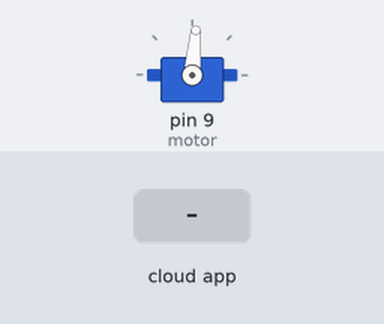
Simulated run of this sketch. Board: Arduino Uno, built with avr-gcc and run on an emulated ATmega328P. On the bench: servo. Inputs (shaded band) come from the test bench. The ROS host is connected and sends only what is stated.

Above: at 4.2 s.
4.3 s: the phone or cloud app sets motor_pub to 0
At 5.1 s:
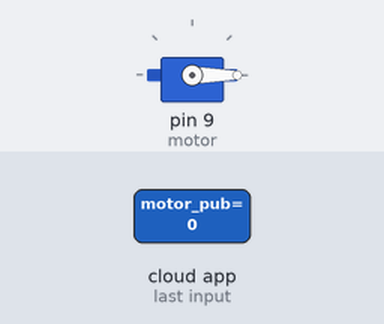
Timing chart, 0 to 7.3 s (numbered marks = the images above; inputs shaded):
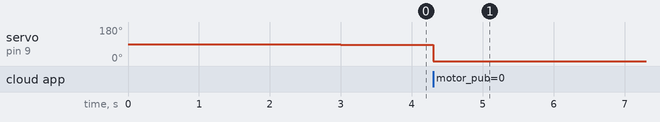

Measured:
- after the input at 4.3 s, servo on pin 9 (motor): 85° → 0° at once

The sketch:

big_car.ino
```cpp
/*
 * rosserial PubSub Example
 * Prints "hello world!" and toggles led
 */


#if (ARDUINO >= 100)
 #include <Arduino.h>
#else
 #include <WProgram.h>
#endif

#include <Servo.h>
#include <ros.h>
#include <std_msgs/UInt16.h>

ros::NodeHandle  nh;

int pwm = 1420;
Servo motor;

void servoCb( const std_msgs::UInt16& rpm_msg){

  pwm = rpm_msg.data;
}

ros::Subscriber<std_msgs::UInt16> motor_sub("motor_pub", servoCb );


std_msgs::UInt16 hall_msg;
ros::Publisher pub_hall( "hall_data", &hall_msg);

const int Hall_Sensor_Pin = 5;    // Hal sensor attached to pin 5.

volatile byte half_revolutions;
unsigned int rpm;
unsigned long timeold;

void setup()
{
  nh.initNode();
  nh.advertise(pub_hall);
  nh.subscribe(motor_sub);

  motor.attach(9);
  for (int x = 0; x<1; x++){
  motor.writeMicroseconds(1450);  // Needs to be in the publisher

  delay(3000);
  }

  attachInterrupt(Hall_Sensor_Pin, rpm_fun, RISING);// note: 0 refers to inturrupt on pin 2
  half_revolutions = 0;
  rpm = 0;
  timeold = 0;
}

void loop()
{
  if (half_revolutions >= 2) {
     //Update RPM every 20 counts, increase this for better RPM resolution,
     //decrease for faster update
     rpm = 30*1000/(millis() - timeold)*half_revolutions;
     timeold = millis();
     half_revolutions = 0;
     hall_msg.data = rpm;
     pub_hall.publish( &hall_msg);
  }

  motor.writeMicroseconds(pwm);

  nh.spinOnce();
  // delay(1.5);
}

void rpm_fun()
 {
   half_revolutions++;
   //Each rotation, this interrupt function is run twice

 }
```
